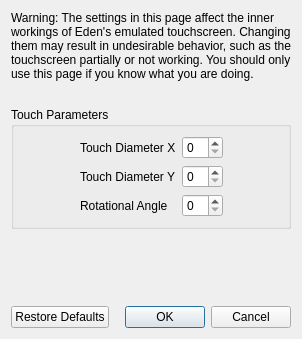
<?xml version="1.0" encoding="UTF-8"?>
<ui version="4.0">
 <class>ConfigureTouchscreenAdvanced</class>
 <widget class="QDialog" name="ConfigureTouchscreenAdvanced">
  <property name="geometry">
   <rect>
    <x>0</x>
    <y>0</y>
    <width>298</width>
    <height>339</height>
   </rect>
  </property>
  <property name="windowTitle">
   <string>Configure Touchscreen</string>
  </property>
  <layout class="QVBoxLayout" name="verticalLayout">
   <item>
    <widget class="QLabel" name="label_2">
     <property name="minimumSize">
      <size>
       <width>280</width>
       <height>0</height>
      </size>
     </property>
     <property name="text">
      <string>Warning: The settings in this page affect the inner workings of Eden's emulated touchscreen. Changing them may result in undesirable behavior, such as the touchscreen partially or not working. You should only use this page if you know what you are doing.</string>
     </property>
     <property name="wordWrap">
      <bool>true</bool>
     </property>
    </widget>
   </item>
   <item>
    <spacer name="verticalSpacer_2">
     <property name="orientation">
      <enum>Qt::Vertical</enum>
     </property>
     <property name="sizeType">
      <enum>QSizePolicy::Fixed</enum>
     </property>
     <property name="sizeHint" stdset="0">
      <size>
       <width>20</width>
       <height>20</height>
      </size>
     </property>
    </spacer>
   </item>
   <item>
    <widget class="QGroupBox" name="gridGroupBox">
     <property name="title">
      <string>Touch Parameters</string>
     </property>
     <layout class="QGridLayout" name="gridLayout">
      <item row="0" column="0">
       <spacer name="horizontalSpacer">
        <property name="orientation">
         <enum>Qt::Horizontal</enum>
        </property>
        <property name="sizeHint" stdset="0">
         <size>
          <width>40</width>
          <height>20</height>
         </size>
        </property>
       </spacer>
      </item>
      <item row="1" column="1">
       <widget class="QLabel" name="label_4">
        <property name="text">
         <string>Touch Diameter Y</string>
        </property>
       </widget>
      </item>
      <item row="0" column="3">
       <spacer name="horizontalSpacer_2">
        <property name="orientation">
         <enum>Qt::Horizontal</enum>
        </property>
        <property name="sizeHint" stdset="0">
         <size>
          <width>40</width>
          <height>20</height>
         </size>
        </property>
       </spacer>
      </item>
      <item row="0" column="1">
       <widget class="QLabel" name="label_3">
        <property name="text">
         <string>Touch Diameter X</string>
        </property>
       </widget>
      </item>
      <item row="2" column="1">
       <widget class="QLabel" name="label_5">
        <property name="text">
         <string>Rotational Angle</string>
        </property>
       </widget>
      </item>
      <item row="0" column="2">
       <widget class="QSpinBox" name="diameter_x_box"/>
      </item>
      <item row="1" column="2">
       <widget class="QSpinBox" name="diameter_y_box"/>
      </item>
      <item row="2" column="2">
       <widget class="QSpinBox" name="angle_box"/>
      </item>
     </layout>
    </widget>
   </item>
   <item>
    <spacer name="verticalSpacer">
     <property name="orientation">
      <enum>Qt::Vertical</enum>
     </property>
     <property name="sizeHint" stdset="0">
      <size>
       <width>20</width>
       <height>40</height>
      </size>
     </property>
    </spacer>
   </item>
   <item>
    <layout class="QHBoxLayout" name="horizontalLayout">
     <item>
      <widget class="QPushButton" name="restore_defaults_button">
       <property name="text">
        <string>Restore Defaults</string>
       </property>
      </widget>
     </item>
     <item>
      <widget class="QDialogButtonBox" name="buttonBox">
       <property name="standardButtons">
        <set>QDialogButtonBox::Cancel|QDialogButtonBox::Ok</set>
       </property>
      </widget>
     </item>
    </layout>
   </item>
  </layout>
 </widget>
 <resources/>
 <connections>
  <connection>
   <sender>buttonBox</sender>
   <signal>accepted()</signal>
   <receiver>ConfigureTouchscreenAdvanced</receiver>
   <slot>accept()</slot>
  </connection>
  <connection>
   <sender>buttonBox</sender>
   <signal>rejected()</signal>
   <receiver>ConfigureTouchscreenAdvanced</receiver>
   <slot>reject()</slot>
   </connection>
 </connections>
</ui>
